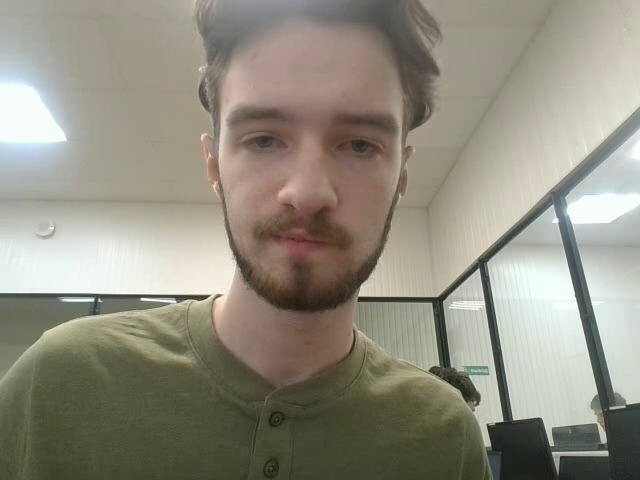
#> input picture frame 21 of Lab 1/Task7_video.mp4, 640 x 480 px, given in place of sample-5s.mp4, which was not available
$ python Task3.py
#> lines starting #> are read from the running program, lines starting #| are printed output that depends on the picture; pictures that were not available may be replaced by others from this repository, and a replacement may not be noted
import cv2
def Task3(path, scale_x, scale_y, color):
#> called with path = 'D:/sample-5s.mp4', scale_x = 0.5, scale_y = 0.5, color = 6
    cap = cv2.VideoCapture(path, cv2.CAP_ANY)

    while (True):
        ret, frame = cap.read()
#> frame is the input picture: shape (480, 640, 3); mean B, G, R 127.2, 141.7, 145.3

        if not(ret):
            break

        frame = cv2.resize(frame, (0, 0), fx=scale_x, fy=scale_y)
#> frame: shape (240, 320, 3)
        frame = cv2.cvtColor(frame, color)
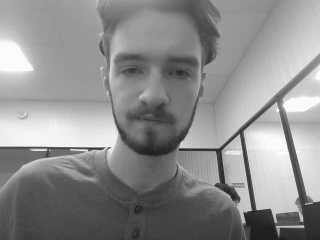
#> frame: shape (240, 320); min 27, max 253, mean 141.2

        cv2.imshow('frame', frame)
        if cv2.waitKey(1) & 0xFF == 27:
#> (key Esc is pressed here)
            break

Task3('D:/sample-5s.mp4', 0.5, 0.5, cv2.COLOR_BGR2GRAY)
Task3('D:/cat.jpg', 1, 1, cv2.COLOR_BGR2RGB)
#> (key Enter is pressed here)
Task3('https://media.geeksforgeeks.org/wp-content/uploads/20210314115545/sample-video.mp4', 0.2, 0.2, cv2.COLOR_BGR2HSV)
#> call 3 of Task3, with scale_x = 0.2, scale_y = 0.2, color = 40
#> in Task3 (call 3), `frame = cv2.resize(frame, (0, 0), fx=scale_x, fy=scale_y)`:
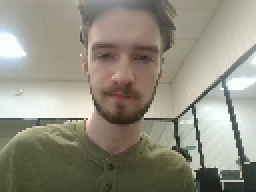
#> frame: shape (96, 128, 3) (shown 2 times larger); mean B, G, R 127.3, 141.8, 145.3
#> in Task3 (call 3), `frame = cv2.cvtColor(frame, color)`: frame: shape (96, 128, 3); mean H, S, V 33.7, 44.8, 147.7

$ run again, starting later in the video
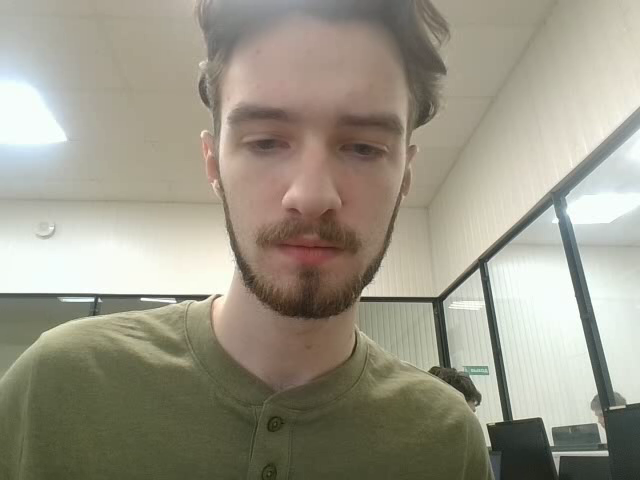
#> input picture frame 95 of Lab 1/Task7_video.mp4, 640 x 480 px, given in place of sample-5s.mp4, which was not available
#> in Task3, frame is the input picture: shape (480, 640, 3); mean B, G, R 135, 150.4, 154.6
#> in Task3, `frame = cv2.cvtColor(frame, color)`:
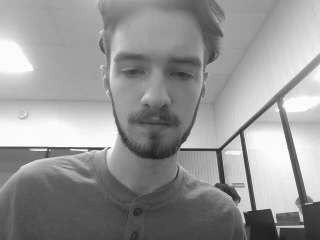
#> frame: shape (240, 320); min 32, max 253, mean 150
#> in Task3 (call 3), `frame = cv2.resize(frame, (0, 0), fx=scale_x, fy=scale_y)`:
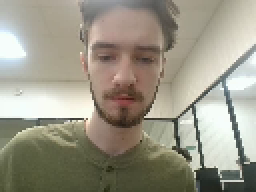
#> frame: shape (96, 128, 3) (shown 2 times larger); mean B, G, R 135.1, 150.5, 154.7

$ run again, starting later in the video
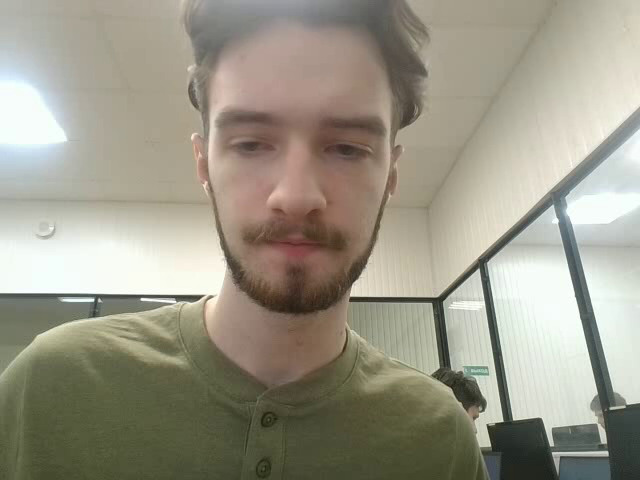
#> input picture frame 170 of Lab 1/Task7_video.mp4, 640 x 480 px, given in place of sample-5s.mp4, which was not available
#> in Task3, frame is the input picture: shape (480, 640, 3); mean B, G, R 135.5, 150.9, 155
#> in Task3, `frame = cv2.cvtColor(frame, color)`:
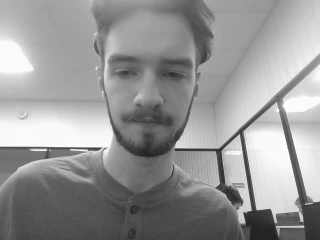
#> frame: shape (240, 320); min 32, max 254, mean 150.5
#> in Task3 (call 3), `frame = cv2.resize(frame, (0, 0), fx=scale_x, fy=scale_y)`:
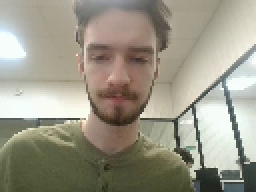
#> frame: shape (96, 128, 3) (shown 2 times larger); mean B, G, R 135.6, 151, 155
